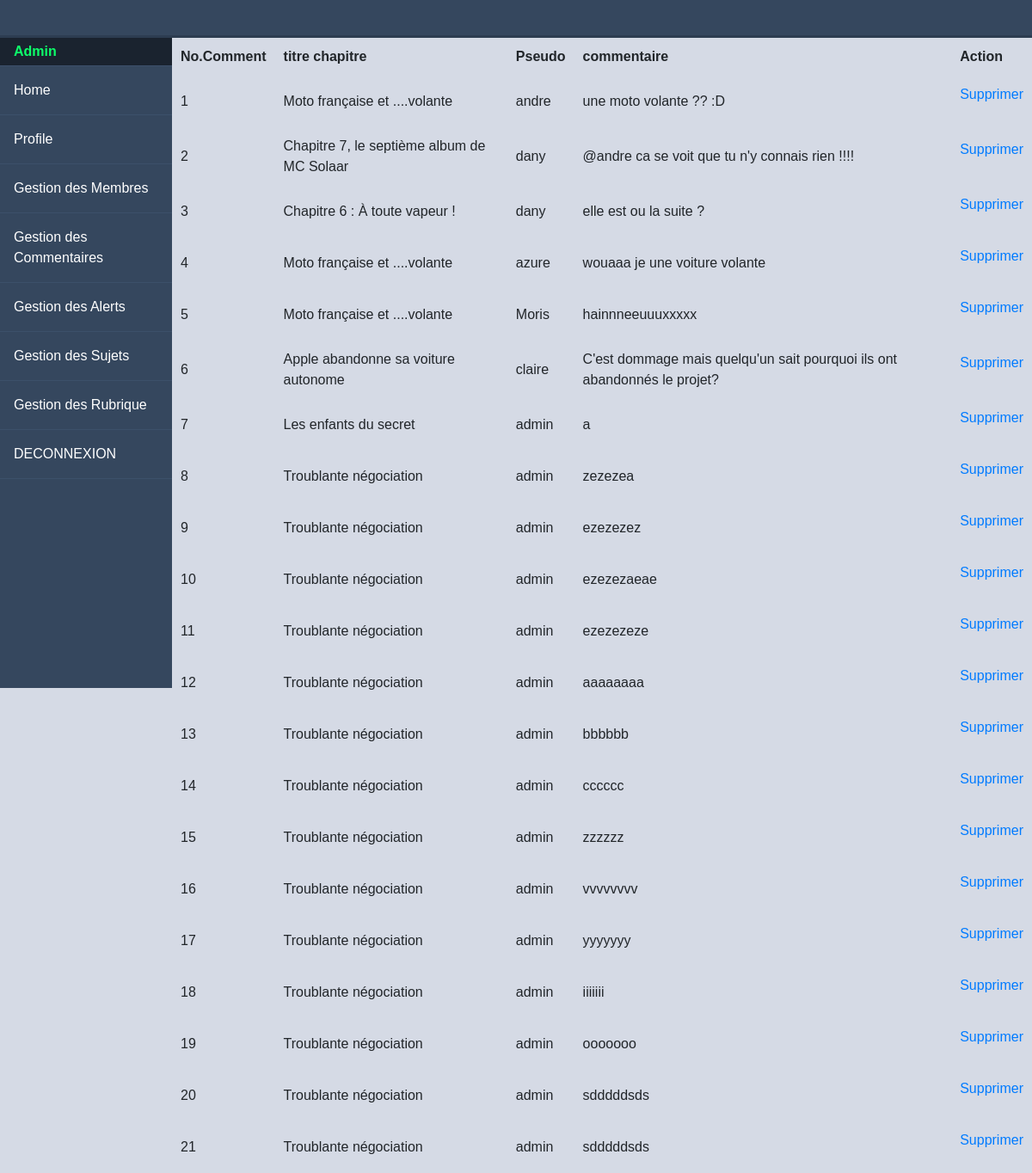
/index.php?action=listComments (signed in), run on the app's committed database.
### tables this page shows
CREATE TABLE IF NOT EXISTS `comments` (
  `id` int(11) NOT NULL AUTO_INCREMENT,
  `id_auteur` int(11) NOT NULL,
  `id_sujet` int(11) NOT NULL,
  `alert` int(11) NOT NULL DEFAULT '0',
  `comment` text NOT NULL,
  PRIMARY KEY (`id`),
  KEY `chapter_comments` (`id_sujet`),
  KEY `membre_comments` (`id_auteur`)
);

CREATE TABLE IF NOT EXISTS `sujets` (
  `id_sujet` int(11) NOT NULL AUTO_INCREMENT,
  `title_sujet` varchar(255) NOT NULL,
  `id_user` int(11) NOT NULL,
  `content` text NOT NULL,
  `id_rubrique` int(11) NOT NULL,
  PRIMARY KEY (`id_sujet`)
);

CREATE TABLE IF NOT EXISTS `users` (
  `id` int(11) NOT NULL AUTO_INCREMENT,
  `pseudo` varchar(255) NOT NULL,
  `pass` varchar(255) NOT NULL,
  `mail` varchar(255) NOT NULL,
  `droitUser` tinyint(1) DEFAULT '0',
  PRIMARY KEY (`id`)
);

### App/controller/controllerFront.php (called while the page is built, shortened)
<?php
class ControllerFront{
function golistComments()
{
    $commentManager = new CommentManager();
    $allComments = $commentManager->modelListComments();
    require('App/view/comments/listComments.php');
}
}

### App/model/CommentManager.php (called while the page is built, shortened)
<?php
class CommentManager extends Manager
{
    public function modelListComments()
    {
        $db = $this->dbConnect();
        $req = $db->query('SELECT u.pseudo, c.comment, c.id, s.title_sujet FROM  users u, comments c, sujets s Where u.id = c.id_auteur AND s.id_sujet = c.id_sujet ');
        return $req;
    }
}

### App/view/comments/listComments.php (the view, shortened to what this page needs)
<div class="main-content">
		<div class="table-box">
			<table cellpadding="10">
				<tr>
					<th>No.Comment</th>
					<th>titre chapitre</th>
					<th> Pseudo </th>
					<th>commentaire</th>
					<th>Action</th>
				</tr>
				<?php
				$i = 1;
				while ($data = $allComments->fetch()) {
				?>
					<tr>
						<td><?= $i++; ?></td>
						<td><?= $data['title_sujet'] ?></td>
						<td><?= $data['pseudo'] ?></td>
						<td><?= $data['comment'] ?></td>
						<td>
							<p> <a href="index.php?action=goDeleteComment&id=<?= $data['id'] ?>">Supprimer</a></p>
						</td>
					</tr>
				<?php
				}
				?>
			</table>
		</div>
	</div>
<?php require('App/view/templates/templateHome.php'); ?>

### App/public/css/style.css (style rules this page uses)
* { box-sizing: border-box; }
body { margin: 0; padding: 0; font-family: "Source Sans Pro", sans-serif; background-color: #d5dae5; -webkit-font-smoothing: antialiased; -moz-osx-font-smoothing: grayscale; }
.main-content { padding: 40px; margin-top: 0; padding: 0; padding-top: 44px; height: 100%; overflow-y: scroll; }
@media screen and (min-width: 600px) { .main-content { margin-left: 70px; } }
@media screen and (min-width: 800px) { .main-content { margin-left: 200px; } }
::placeholder { color: black; }

### data on the page
comments: id_sujet.title_sujet "Moto française et ....volante", id_auteur.pseudo "andre", comment "une moto volante ?? :D"
comments: id_sujet.title_sujet "Chapitre 7, le septième album de MC Solaar", id_auteur.pseudo "dany", comment "@andre ca se voit que tu n'y connais rien !!!!"
comments: id_sujet.title_sujet "Chapitre 6 : À toute vapeur !", id_auteur.pseudo "dany", comment "elle est ou la suite ?"
comments: id_sujet.title_sujet "Moto française et ....volante", id_auteur.pseudo "azure", comment "wouaaa je une voiture volante"
comments: id_sujet.title_sujet "Moto française et ....volante", id_auteur.pseudo "Moris", comment "hainnneeuuuxxxxx"
comments: id_sujet.title_sujet "Apple abandonne sa voiture autonome", id_auteur.pseudo "claire", comment "C'est dommage mais quelqu'un sait pourquoi ils ont abandonnés le projet?"
comments: id_sujet.title_sujet "Les enfants du secret", id_auteur.pseudo "admin", comment "a"
comments: id_sujet.title_sujet "Troublante négociation", id_auteur.pseudo "admin", comment "zezezea"
comments: id_sujet.title_sujet "Troublante négociation", id_auteur.pseudo "admin", comment "ezezezez"
comments: id_sujet.title_sujet "Troublante négociation", id_auteur.pseudo "admin", comment "ezezezaeae"
comments: id_sujet.title_sujet "Troublante négociation", id_auteur.pseudo "admin", comment "ezezezeze"
comments: id_sujet.title_sujet "Troublante négociation", id_auteur.pseudo "admin", comment "aaaaaaaa"
comments: id_sujet.title_sujet "Troublante négociation", id_auteur.pseudo "admin", comment "bbbbbb"
comments: id_sujet.title_sujet "Troublante négociation", id_auteur.pseudo "admin", comment "cccccc"
comments: id_sujet.title_sujet "Troublante négociation", id_auteur.pseudo "admin", comment "zzzzzz"
comments: id_sujet.title_sujet "Troublante négociation", id_auteur.pseudo "admin", comment "vvvvvvvv"
comments: id_sujet.title_sujet "Troublante négociation", id_auteur.pseudo "admin", comment "yyyyyyy"
comments: id_sujet.title_sujet "Troublante négociation", id_auteur.pseudo "admin", comment "iiiiiii"
comments: id_sujet.title_sujet "Troublante négociation", id_auteur.pseudo "admin", comment "ooooooo"
comments: id_sujet.title_sujet "Troublante négociation", id_auteur.pseudo "admin", comment "sdddddsds"
comments: id_sujet.title_sujet "Troublante négociation", id_auteur.pseudo "admin", comment "sdddddsds"

### other printed values
$_SESSION['membre'] "Admin"
